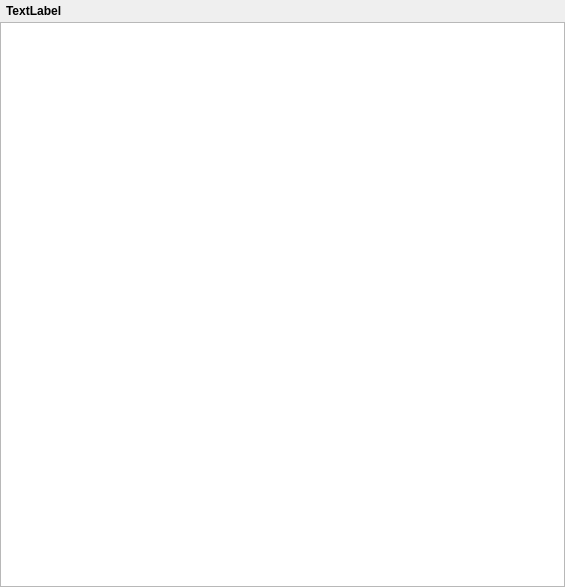
<?xml version="1.0" encoding="UTF-8"?>
<ui version="4.0">
 <class>ConcertFilesWidget</class>
 <widget class="QWidget" name="ConcertFilesWidget">
  <property name="geometry">
   <rect>
    <x>0</x>
    <y>0</y>
    <width>565</width>
    <height>587</height>
   </rect>
  </property>
  <layout class="QVBoxLayout" name="verticalLayout">
   <property name="spacing">
    <number>0</number>
   </property>
   <property name="leftMargin">
    <number>0</number>
   </property>
   <property name="topMargin">
    <number>0</number>
   </property>
   <property name="rightMargin">
    <number>0</number>
   </property>
   <property name="bottomMargin">
    <number>0</number>
   </property>
   <item>
    <widget class="QWidget" name="widget" native="true">
     <layout class="QVBoxLayout" name="verticalLayout_2">
      <property name="leftMargin">
       <number>6</number>
      </property>
      <property name="topMargin">
       <number>4</number>
      </property>
      <property name="rightMargin">
       <number>6</number>
      </property>
      <property name="bottomMargin">
       <number>4</number>
      </property>
      <item>
       <widget class="QLabel" name="statusLabel">
        <property name="font">
         <font>
          <weight>75</weight>
          <bold>true</bold>
         </font>
        </property>
        <property name="text">
         <string notr="true">TextLabel</string>
        </property>
       </widget>
      </item>
     </layout>
    </widget>
   </item>
   <item>
    <widget class="MyTableView" name="files">
     <property name="minimumSize">
      <size>
       <width>200</width>
       <height>0</height>
      </size>
     </property>
     <property name="mouseTracking">
      <bool>true</bool>
     </property>
     <property name="contextMenuPolicy">
      <enum>Qt::CustomContextMenu</enum>
     </property>
     <property name="editTriggers">
      <set>QAbstractItemView::NoEditTriggers</set>
     </property>
     <property name="alternatingRowColors">
      <bool>true</bool>
     </property>
     <property name="selectionMode">
      <enum>QAbstractItemView::ExtendedSelection</enum>
     </property>
     <property name="selectionBehavior">
      <enum>QAbstractItemView::SelectRows</enum>
     </property>
     <property name="showGrid">
      <bool>false</bool>
     </property>
     <property name="sortingEnabled">
      <bool>true</bool>
     </property>
     <property name="useSearchOverlay" stdset="0">
      <bool>true</bool>
     </property>
     <attribute name="horizontalHeaderVisible">
      <bool>false</bool>
     </attribute>
     <attribute name="horizontalHeaderStretchLastSection">
      <bool>true</bool>
     </attribute>
     <attribute name="verticalHeaderVisible">
      <bool>false</bool>
     </attribute>
     <attribute name="verticalHeaderDefaultSectionSize">
      <number>22</number>
     </attribute>
     <attribute name="verticalHeaderMinimumSectionSize">
      <number>22</number>
     </attribute>
    </widget>
   </item>
  </layout>
 </widget>
 <customwidgets>
  <customwidget>
   <class>MyTableView</class>
   <extends>QTableView</extends>
   <header>ui/small_widgets/MyTableView.h</header>
  </customwidget>
 </customwidgets>
 <resources/>
 <connections/>
</ui>
